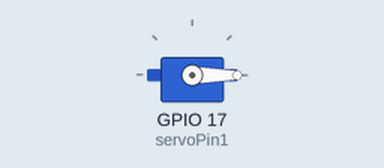
This sketch was run on a simulated ESP32. Parts: servo.

Above: at 0.05 s.
At 1.5 s:
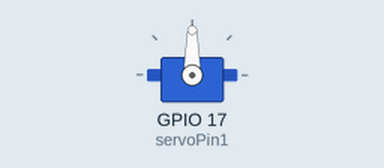
At 3.0 s:
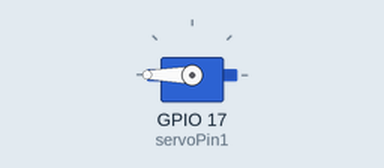
Timing chart, 0 to 6.9 s (numbered marks = the images above):
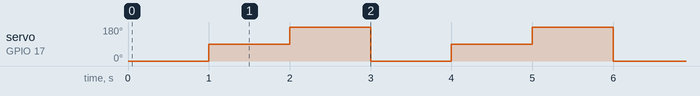

Measured:
- by itself, servo on GPIO 17 (servoPin1): repeats every 3.0 s: 180° 1.0 s, 0° 1.0 s, 90° 1.0 s

The sketch:

servo_motor_test.ino
```cpp
#include <ESP32Servo.h> //library for servo

const int servoPin1 = 17;
//const int servoPin2 = 8;
//const int servoPin3 = 7;
Servo servo1; //create servo object
//Servo servo2;
//Servo servo3;

void setup() {
  pinMode(servoPin1, OUTPUT);
  servo1.attach(servoPin1);
  //servo2.attach(servoPin2);
  //servo3.attach(servoPin3);
}

void loop() {
  servo1.write(0);
 // servo2.write(0);
  //servo3.write(0);
  delay(1000);
  servo1.write(90);
  //servo2.write(90);
  //servo3.write(90);
  delay(1000);
  servo1.write(180);
  //servo2.write(180);
  //servo3.write(180);
  delay(1000);
}
```
